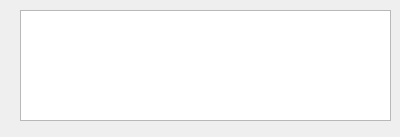
<?xml version="1.0" encoding="UTF-8"?>
<ui version="4.0">
 <class>CBidPageDescDialog</class>
 <widget class="QDialog" name="CBidPageDescDialog">
  <property name="geometry">
   <rect>
    <x>0</x>
    <y>0</y>
    <width>400</width>
    <height>137</height>
   </rect>
  </property>
  <property name="windowTitle">
   <string>Page Description</string>
  </property>
  <widget class="QPlainTextEdit" name="pageDesc">
   <property name="geometry">
    <rect>
     <x>20</x>
     <y>10</y>
     <width>371</width>
     <height>111</height>
    </rect>
   </property>
   <property name="documentTitle">
    <string/>
   </property>
  </widget>
 </widget>
 <resources/>
 <connections/>
</ui>
